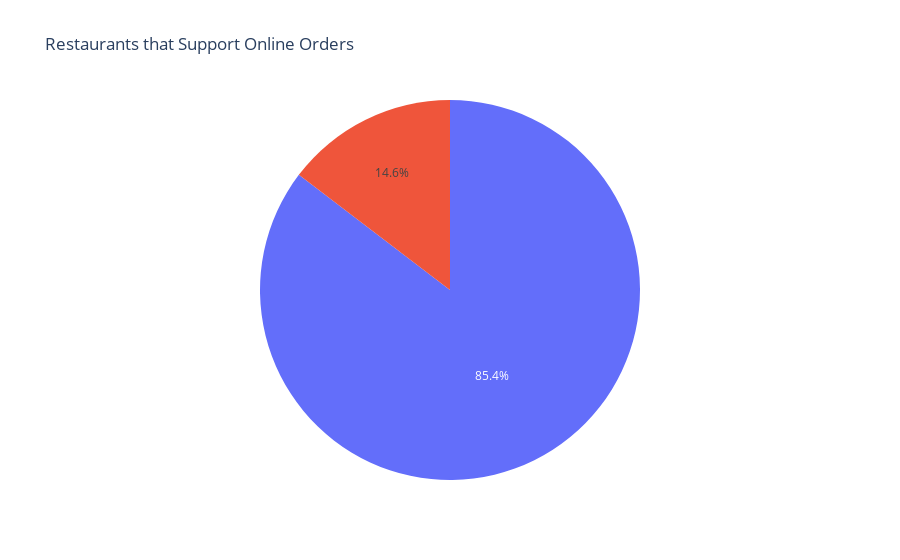

The code cell stored with this chart in its notebook:
### Code cell
labels = ['Accepted', 'Not accepted']
px.pie(df, values = x, labels=labels, title = 'Restaurants that Support Online Orders')

### Figure 1 — Plotly figure (JSON) as saved in the notebook; plotly's stock layout.template omitted (floating-point values rounded to 4 significant figures)
{"data": [{"domain": {"x": [0, 1], "y": [0, 1]}, "hovertemplate": "value=%{value}<extra></extra>", "legendgroup": "", "name": "", "showlegend": false, "type": "pie", "values": [37509, 6433]}], "layout": {"legend": {"tracegroupgap": 0}, "title": {"text": "Restaurants that Support Online Orders"}}}
